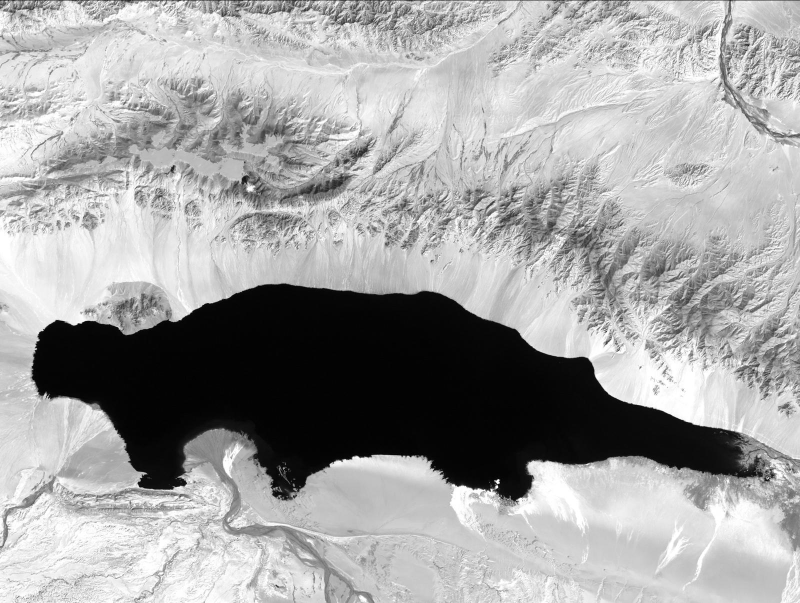
#> input picture AyakkumLake1.jpg, 1600 x 1206 px, found by its file name (shown at 1/2 size)
$ python DetectChange_h4.py
#> lines starting #> are read from the running program, lines starting #| are printed output that depends on the picture; after the words box and inside, x2 and y2 are one past the last pixel; in counts of white or black regions, pixels touching at a corner belong together
image1_path = "AyakkumLake1.jpg"
image2_path = "AyakkumLake2.jpg"
out_dir = "h4_"


print('[INFO] Start Change Detection ...')
print('[INFO] Importing Librairies ...')
import cv2
import sklearn
from sklearn.cluster import KMeans
from collections import Counter
from sklearn.decomposition import PCA
import skimage.morphology
import numpy as np
import time


def find_vector_set(diff_image, new_size):

    i = 0
    j = 0
    vector_set = np.zeros((int(new_size[0] * new_size[1] / 16),16))
    while i < vector_set.shape[0]:
        while j < new_size[1]:
            k = 0
            while k < new_size[0]:
                block   = diff_image[j:j+4, k:k+4]
                feature = block.ravel()
                vector_set[i, :] = feature
                k = k + 4
            j = j + 4
        i = i + 1

    mean_vec   = np.mean(vector_set, axis = 0)
    # Mean normalization
    vector_set = vector_set - mean_vec
    return vector_set, mean_vec

def find_FVS(EVS, diff_image, mean_vec, new):

    i = 2
    feature_vector_set = []

    while i < new[1] - 1:
        j = 2
        while j < new[0] - 1:
            block = diff_image[i-2:i+2, j-2:j+2]
            feature = block.flatten()
            feature_vector_set.append(feature)
            j = j+1
        i = i+1

    FVS = np.dot(feature_vector_set, EVS)
    FVS = FVS - mean_vec
    print ("[INFO] Feature vector space size", FVS.shape)
    return FVS

def clustering(FVS, components, new):
    kmeans = KMeans(components, verbose = 0)
    kmeans.fit(FVS)
    output = kmeans.predict(FVS)
    count  = Counter(output)

    least_index = min(count, key = count.get)
    change_map  = np.reshape(output,(new[1] - 3, new[0] - 3))
    return least_index, change_map


# Read Images
print('[INFO] Reading Images ...')
start = time.time()
image1 = cv2.imread(image1_path)
#> image1 is the input picture: shape (1206, 1600, 3); min 0, max 255, mean 163.4
image2 = cv2.imread(image2_path)
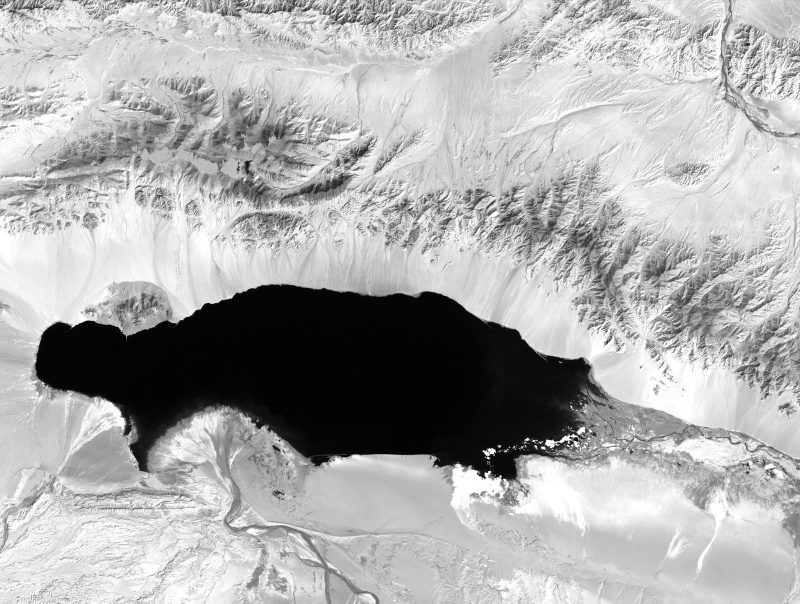
#> input picture AyakkumLake2.jpg, 1600 x 1207 px, found by its file name (shown at 1/2 size)
#> image2 is the input picture: shape (1207, 1600, 3); min 0, max 255, mean 172.9
end = time.time()
print('[INFO] Reading Images took {} seconds'.format(end-start))


# Resize Images
print('[INFO] Resizing Images ...')
start = time.time()
new_size = np.asarray(image1.shape) /4
#> new_size = [301.5, 400, 0.75]
new_size = new_size.astype(int) *4
#> new_size = [1204, 1600, 0]
image1 = cv2.resize(image1, (new_size[0],new_size[1])).astype(int)
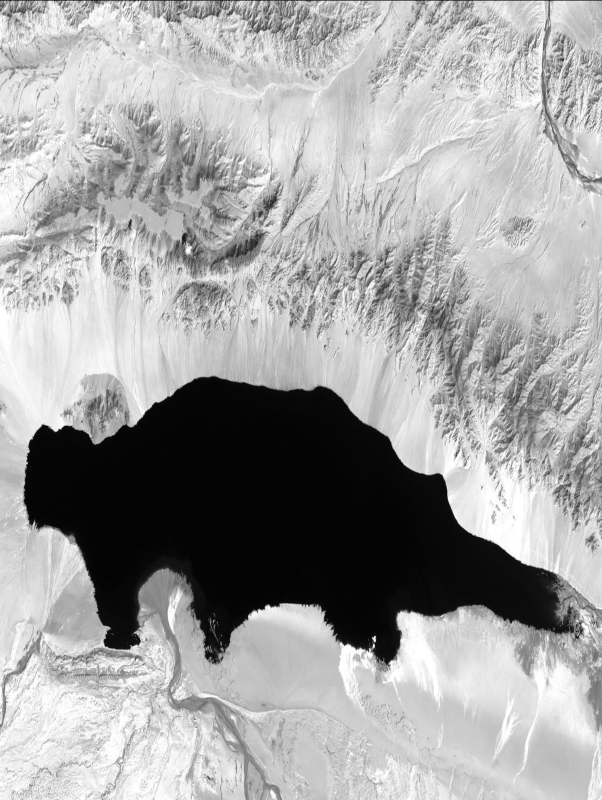
#> image1: shape (1600, 1204, 3) int64 (shown at 1/2 size); min 0, max 255, mean 163.3
image2 = cv2.resize(image2, (new_size[0],new_size[1])).astype(int)
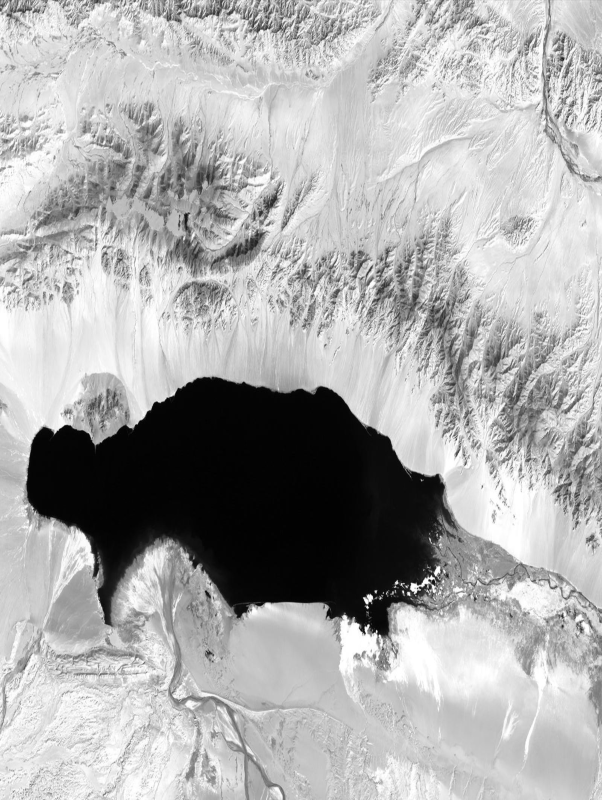
#> image2: shape (1600, 1204, 3) int64 (shown at 1/2 size); min 0, max 255, mean 172.8
end = time.time()
print('[INFO] Resizing Images took {} seconds'.format(end-start))

# Difference Image
print('[INFO] Computing Difference Image ...')
start = time.time()
diff_image = abs(image1 - image2)
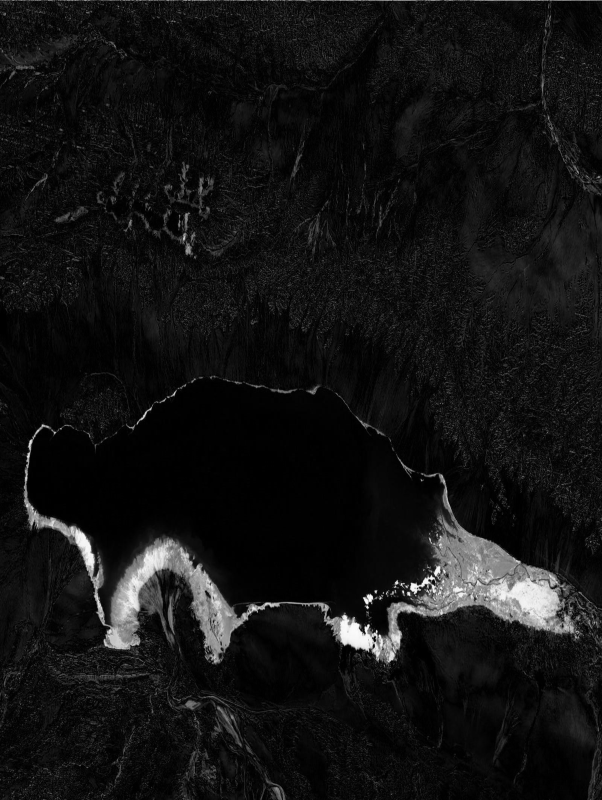
#> diff_image: shape (1600, 1204, 3) int64 (shown at 1/2 size); min 0, max 251, mean 19
cv2.imwrite(out_dir+'difference.jpg', diff_image)
end = time.time()
print('[INFO] Computing Difference Image took {} seconds'.format(end-start))
diff_image=diff_image[:,:,1]
#> diff_image: shape (1600, 1204) int64
print("diff image shape : " + str(diff_image.shape))
#| diff image shape : (1600, 1204)


print('[INFO] Performing PCA ...')
start = time.time()
pca = PCA()
vector_set, mean_vec=find_vector_set(diff_image, new_size)
#> after the loop in find_vector_set, `while i < vector_set.shape[0]:`: i = 120400; j = 1600
#> in find_vector_set, `mean_vec   = np.mean(vector_set, axis = 0)`: mean_vec = [0.000141, 0.000174, 9.14e-05, 0.000125, 0.000141, 4.98e-05, 3.32e-05, 7.48e-05, 0.00015, 6.64e-05, 9.97e-05, 2.49e-05, 0.000133, 0.000158, 0.000133, 9.14e-05]
pca.fit(vector_set)
EVS = pca.components_
end = time.time()
print('[INFO] Performing PCA took {} seconds'.format(end-start))

print('[INFO] Building Feature Vector Space ...')
start = time.time()
FVS = find_FVS(EVS, diff_image, mean_vec, new_size)
#> after the loop in find_FVS, `while i < new[1] - 1:`: feature_vector_set = 1917997 items; i = 1599
#| [INFO] Feature vector space size (1917997, 16)
components = 2
end = time.time()
print('[INFO] Building Feature Vector Space took {} seconds'.format(end-start))

print('[INFO] Clustering ...')
start = time.time()
least_index, change_map = clustering(FVS, components, new_size)
#> in clustering, `count  = Counter(output)`: count = {0: 1833274, 1: 84723}
#> in clustering, `least_index = min(count, key = count.get)`: least_index = 1
#> in clustering, `change_map  = np.reshape(output,(new[1] - 3, new[0] - 3))`:
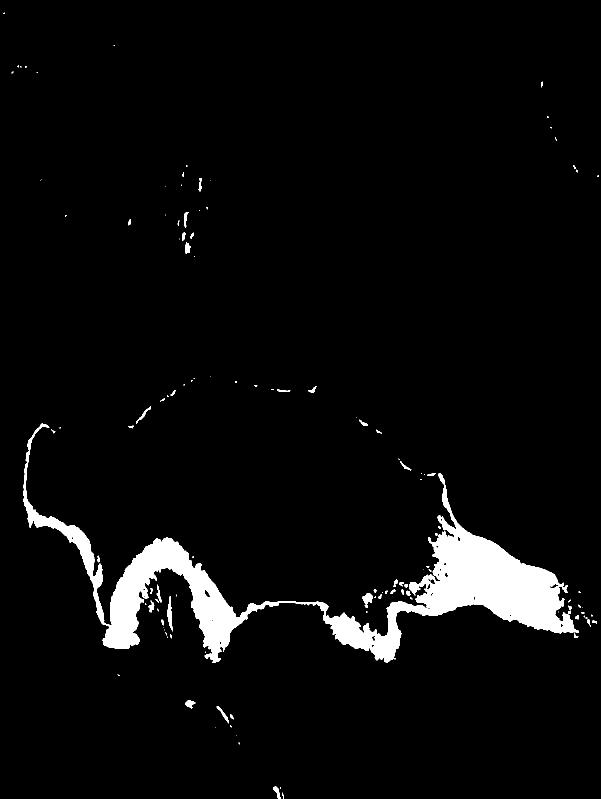
#> change_map: shape (1597, 1201) int32 (shown at 1/2 size); values 0 (black) and 1 (white), 4.4% white; 121 white regions (69 under 20 px), largest, box (x1, y1, x2, y2) and area: (46, 847, 1158, 1326) 80443, (335, 1193, 346, 1263) 366, (724, 1186, 746, 1216) 345
#> least_index = 1
end = time.time()
print('[INFO] Clustering took {} seconds'.format(end-start))

change_map[change_map == least_index] = 255
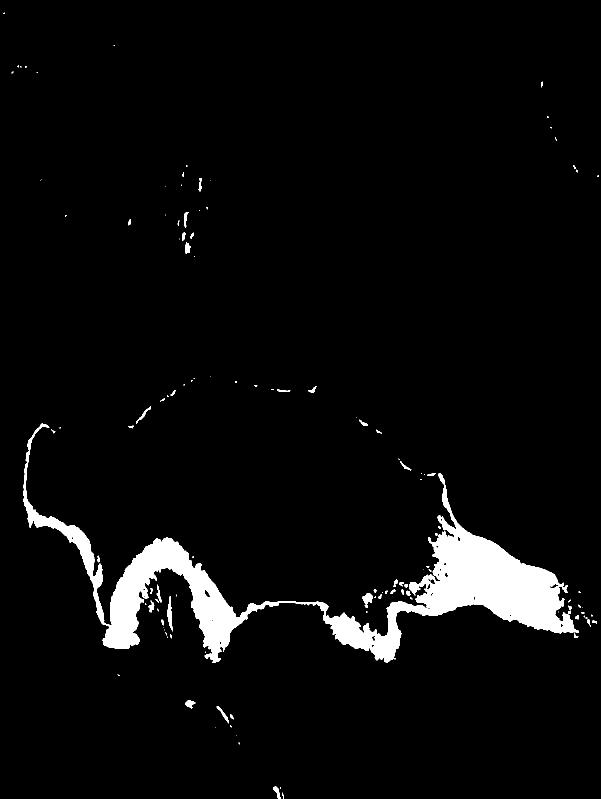
#> change_map: shape (1597, 1201) int32 (shown at 1/2 size); 4.4% white; 121 white regions (69 under 20 px), largest, box (x1, y1, x2, y2) and area: (46, 847, 1158, 1326) 80443, (335, 1193, 346, 1263) 366, (724, 1186, 746, 1216) 345
change_map[change_map != 255] = 0
change_map = change_map.astype(np.uint8)

print('[INFO] Save Change Map ...')
cv2.imwrite(out_dir+'ChangeMap.jpg', change_map)

print('[INFO] Performing Closing ...')
print('[WARNING] Kernel is fixed depending on image topology')
print('[WARNING] Closing with disk-shaped structuring element with radius equal to 6')
kernel = skimage.morphology.disk(6)
CloseMap = cv2.morphologyEx(change_map, cv2.MORPH_CLOSE, kernel)
#> CloseMap: shape (1597, 1201); 4.8% white; 67 white regions (42 under 20 px), largest, box (x1, y1, x2, y2) and area: (46, 847, 1194, 1326) 88085, (323, 1193, 346, 1263) 484, (433, 1412, 467, 1448) 300
cv2.imwrite(out_dir+'CloseMap.jpg', CloseMap)

print('[INFO] Performing Opening ...')
OpenMap = cv2.morphologyEx(CloseMap, cv2.MORPH_OPEN, kernel)
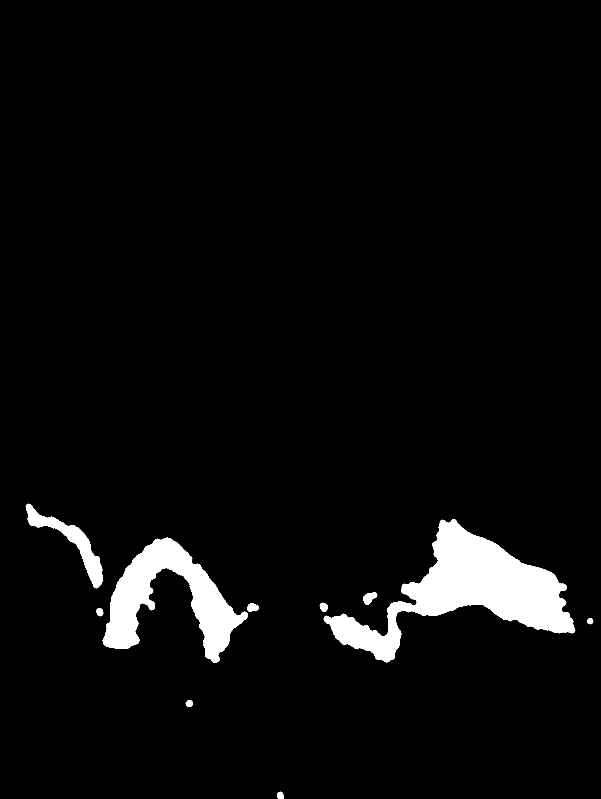
#> OpenMap: shape (1597, 1201) (shown at 1/2 size); 4.3% white; 10 white regions, largest, box (x1, y1, x2, y2) and area: (647, 1038, 1151, 1325) 48878, (205, 1075, 496, 1326) 27160, (51, 1007, 206, 1177) 5513
cv2.imwrite(out_dir+'OpenMap.jpg', OpenMap)

print('[INFO] End Change Detection')
